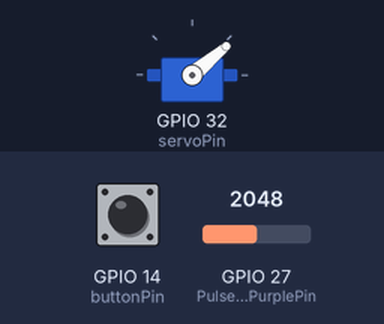
This program was run on a simulated ESP32. Parts: servo. The test bench sets the inputs (shaded band); at power-on: GPIO 14 (buttonPin) HIGH, GPIO 27 (PulseSensorPurplePin) = 2048. What the program prints to the serial monitor is not drawn.

Above: at 1.2 s.
1.3 s: GPIO 14 (buttonPin) pulled LOW for 0.15 s
At 1.78 s:
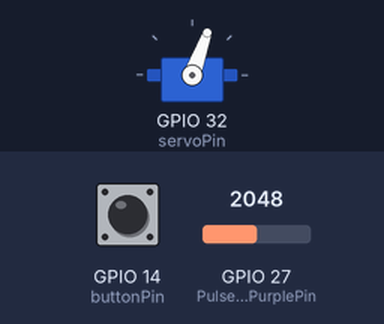
At 2.36 s:
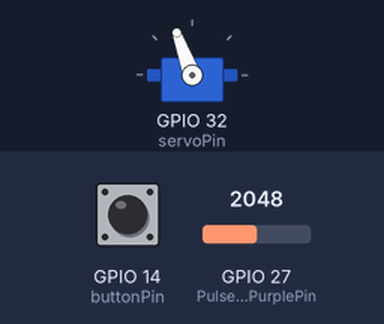
4.3 s: GPIO 14 (buttonPin) pulled LOW for 1 s
At 5.26 s:
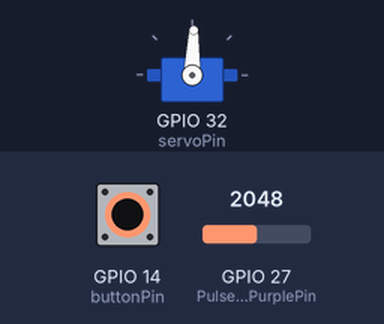
Timing chart, 0 to 9.2 s (numbered marks = the images above; inputs shaded):
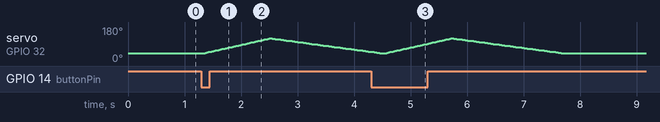

Measured:
- after the input at 1.3 s, servo on GPIO 32 (servoPin): rises from 40° to 120° in 1.2 s, then falls to 50° in 1.8 s

The program:

main.cpp
```cpp
#include <Arduino.h>
#include <ESP32Servo.h>
// #include <Servo.h>
// サーボモータの制御のためのライブラリをインクルード

// Variables
int PulseSensorPurplePin = 27; // Pulse Sensor PURPLE WIRE connected to ANALOG
int buttonPin = 14;             // 任意のボタンピンを選択。変更が必要な場合はこちらを変更してください
int servoPin = 32;              // サーボを接続するピン。適宜変更してください

Servo myservo;                 // サーボモータオブジェクトのインスタンスを作成

int Signal;                    // holds the incoming raw data. Signal value can range from 0-1024
int Threshold = 3100;          // Determine which Signal to "count as a beat", and which to ingore.
volatile int BPM;              // BPMを保存する変数
volatile int beatLastTime = 0; // 前回のビートを検知した時刻を保存するための変数

void moveServo()
{
  for (int i = 40; i < 120; i+=2)
  {
    myservo.write(i);  // サーボを0度の位置に動かす
    delay(30);        // 0.5秒待つ
  }

  for (int i = 120; i > 40; i-=2)
  {
    myservo.write(i);  // サーボを0度の位置に動かす
    delay(50);        // 0.5秒待つ
  }
}

void setup()
{
  myservo.attach(servoPin);         // サーボピンを指定
  pinMode(buttonPin, INPUT_PULLUP); // ボタンのピンを入力としてセット、内部プルアップを有効に
  Serial.begin(9600);               // Set's up Serial Communication at certain speed.
  myservo.write(40);
}

void loop()
{
  Signal = analogRead(PulseSensorPurplePin); // Read the PulseSensor's value.

  if (Signal > Threshold && (millis() - beatLastTime) > 250)
  {                                          // 250msのデバウンス時間
    BPM = 60000 / (millis() - beatLastTime); // BPMを計算
    beatLastTime = millis();                 // 最後にビートを検出した時間を更新
    // Serial.print("BPM: ");
    // Serial.println(BPM);
  }
  // else
  // {
    Serial.println(Signal); // Signal valueをシリアルに送信
  // }

  // ボタンが押されたか確認
  if (digitalRead(buttonPin) == LOW)
  {
    moveServo();
  }

  delay(10);
}
```
